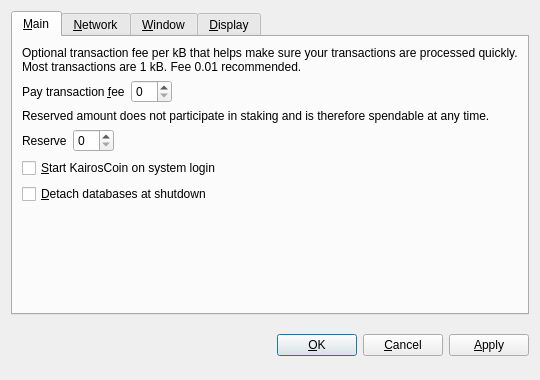
<?xml version="1.0" encoding="UTF-8"?>
<ui version="4.0">
 <class>OptionsDialog</class>
 <widget class="QDialog" name="OptionsDialog">
  <property name="geometry">
   <rect>
    <x>0</x>
    <y>0</y>
    <width>540</width>
    <height>380</height>
   </rect>
  </property>
  <property name="windowTitle">
   <string>Options</string>
  </property>
  <property name="modal">
   <bool>true</bool>
  </property>
  <layout class="QVBoxLayout" name="verticalLayout">
   <item>
    <widget class="QTabWidget" name="tabWidget">
     <property name="tabPosition">
      <enum>QTabWidget::North</enum>
     </property>
     <property name="currentIndex">
      <number>0</number>
     </property>
     <widget class="QWidget" name="tabMain">
      <attribute name="title">
       <string>&amp;Main</string>
      </attribute>
      <layout class="QVBoxLayout" name="verticalLayout_Main">
       <item>
        <widget class="QLabel" name="transactionFeeInfoLabel">
         <property name="text">
          <string>Optional transaction fee per kB that helps make sure your transactions are processed quickly. Most transactions are 1 kB. Fee 0.01 recommended.</string>
         </property>
         <property name="textFormat">
          <enum>Qt::PlainText</enum>
         </property>
         <property name="wordWrap">
          <bool>true</bool>
         </property>
        </widget>
       </item>
       <item>
        <layout class="QHBoxLayout" name="horizontalLayoutFee">
         <item>
          <widget class="QLabel" name="transactionFeeLabel">
           <property name="text">
            <string>Pay transaction &amp;fee</string>
           </property>
           <property name="textFormat">
            <enum>Qt::PlainText</enum>
           </property>
           <property name="buddy">
            <cstring>transactionFee</cstring>
           </property>
          </widget>
         </item>
         <item>
          <widget class="BitcoinAmountField" name="transactionFee"/>
         </item>
         <item>
          <spacer name="horizontalSpacerFee">
           <property name="orientation">
            <enum>Qt::Horizontal</enum>
           </property>
           <property name="sizeHint" stdset="0">
            <size>
             <width>40</width>
             <height>20</height>
            </size>
           </property>
          </spacer>
         </item>
        </layout>
       </item>
       <item>
        <widget class="QLabel" name="reserveBalanceInfoLabel">
         <property name="text">
          <string>Reserved amount does not participate in staking and is therefore spendable at any time.</string>
         </property>
         <property name="textFormat">
          <enum>Qt::PlainText</enum>
         </property>
         <property name="wordWrap">
          <bool>true</bool>
         </property>
        </widget>
       </item>
       <item>
        <layout class="QHBoxLayout" name="horizontalLayoutReserveBalance">
         <item>
          <widget class="QLabel" name="reserveBalanceLabel">
           <property name="text">
            <string>Reserve</string>
           </property>
           <property name="textFormat">
            <enum>Qt::PlainText</enum>
           </property>
           <property name="buddy">
            <cstring>reserveBalance</cstring>
           </property>
          </widget>
         </item>
         <item>
          <widget class="BitcoinAmountField" name="reserveBalance"/>
         </item>
         <item>
          <spacer name="horizontalSpacerReserveBalance">
           <property name="orientation">
            <enum>Qt::Horizontal</enum>
           </property>
           <property name="sizeHint" stdset="0">
            <size>
             <width>40</width>
             <height>20</height>
            </size>
           </property>
          </spacer>
         </item>
        </layout>
       </item>
       <item>
        <widget class="QCheckBox" name="bitcoinAtStartup">
         <property name="toolTip">
          <string>Automatically start KairosCoin after logging in to the system.</string>
         </property>
         <property name="text">
          <string>&amp;Start KairosCoin on system login</string>
         </property>
        </widget>
       </item>
       <item>
        <widget class="QCheckBox" name="detachDatabases">
         <property name="toolTip">
          <string>Detach block and address databases at shutdown. This means they can be moved to another data directory, but it slows down shutdown. The wallet is always detached.</string>
         </property>
         <property name="text">
          <string>&amp;Detach databases at shutdown</string>
         </property>
        </widget>
       </item>
       <item>
        <spacer name="verticalSpacer_Main">
         <property name="orientation">
          <enum>Qt::Vertical</enum>
         </property>
         <property name="sizeHint" stdset="0">
          <size>
           <width>20</width>
           <height>40</height>
          </size>
         </property>
        </spacer>
       </item>
      </layout>
     </widget>
     <widget class="QWidget" name="tabNetwork">
      <attribute name="title">
       <string>&amp;Network</string>
      </attribute>
      <layout class="QVBoxLayout" name="verticalLayout_Network">
       <item>
        <widget class="QCheckBox" name="mapPortUpnp">
         <property name="toolTip">
          <string>Automatically open the KairosCoin client port on the router. This only works when your router supports UPnP and it is enabled.</string>
         </property>
         <property name="text">
          <string>Map port using &amp;UPnP</string>
         </property>
        </widget>
       </item>
       <item>
        <widget class="QCheckBox" name="connectSocks">
         <property name="toolTip">
          <string>Connect to the KairosCoin network through a SOCKS proxy (e.g. when connecting through Tor).</string>
         </property>
         <property name="text">
          <string>&amp;Connect through SOCKS proxy:</string>
         </property>
        </widget>
       </item>
       <item>
        <layout class="QHBoxLayout" name="horizontalLayout_Network">
         <item>
          <widget class="QLabel" name="proxyIpLabel">
           <property name="text">
            <string>Proxy &amp;IP:</string>
           </property>
           <property name="textFormat">
            <enum>Qt::PlainText</enum>
           </property>
           <property name="buddy">
            <cstring>proxyIp</cstring>
           </property>
          </widget>
         </item>
         <item>
          <widget class="QValidatedLineEdit" name="proxyIp">
           <property name="maximumSize">
            <size>
             <width>140</width>
             <height>16777215</height>
            </size>
           </property>
           <property name="toolTip">
            <string>IP address of the proxy (e.g. 127.0.0.1)</string>
           </property>
          </widget>
         </item>
         <item>
          <widget class="QLabel" name="proxyPortLabel">
           <property name="text">
            <string>&amp;Port:</string>
           </property>
           <property name="textFormat">
            <enum>Qt::PlainText</enum>
           </property>
           <property name="buddy">
            <cstring>proxyPort</cstring>
           </property>
          </widget>
         </item>
         <item>
          <widget class="QLineEdit" name="proxyPort">
           <property name="maximumSize">
            <size>
             <width>55</width>
             <height>16777215</height>
            </size>
           </property>
           <property name="toolTip">
            <string>Port of the proxy (e.g. 9050)</string>
           </property>
          </widget>
         </item>
         <item>
          <widget class="QLabel" name="socksVersionLabel">
           <property name="text">
            <string>SOCKS &amp;Version:</string>
           </property>
           <property name="textFormat">
            <enum>Qt::PlainText</enum>
           </property>
           <property name="buddy">
            <cstring>socksVersion</cstring>
           </property>
          </widget>
         </item>
         <item>
          <widget class="QValueComboBox" name="socksVersion">
           <property name="toolTip">
            <string>SOCKS version of the proxy (e.g. 5)</string>
           </property>
          </widget>
         </item>
         <item>
          <spacer name="horizontalSpacer_Network">
           <property name="orientation">
            <enum>Qt::Horizontal</enum>
           </property>
           <property name="sizeHint" stdset="0">
            <size>
             <width>40</width>
             <height>20</height>
            </size>
           </property>
          </spacer>
         </item>
        </layout>
       </item>
       <item>
        <spacer name="verticalSpacer_Network">
         <property name="orientation">
          <enum>Qt::Vertical</enum>
         </property>
         <property name="sizeHint" stdset="0">
          <size>
           <width>20</width>
           <height>40</height>
          </size>
         </property>
        </spacer>
       </item>
      </layout>
     </widget>
     <widget class="QWidget" name="tabWindow">
      <attribute name="title">
       <string>&amp;Window</string>
      </attribute>
      <layout class="QVBoxLayout" name="verticalLayout_Window">
       <item>
        <widget class="QCheckBox" name="minimizeToTray">
         <property name="toolTip">
          <string>Show only a tray icon after minimizing the window.</string>
         </property>
         <property name="text">
          <string>&amp;Minimize to the tray instead of the taskbar</string>
         </property>
        </widget>
       </item>
       <item>
        <widget class="QCheckBox" name="minimizeOnClose">
         <property name="toolTip">
          <string>Minimize instead of exit the application when the window is closed. When this option is enabled, the application will be closed only after selecting Quit in the menu.</string>
         </property>
         <property name="text">
          <string>M&amp;inimize on close</string>
         </property>
        </widget>
       </item>
       <item>
        <spacer name="verticalSpacer_Window">
         <property name="orientation">
          <enum>Qt::Vertical</enum>
         </property>
         <property name="sizeHint" stdset="0">
          <size>
           <width>20</width>
           <height>40</height>
          </size>
         </property>
        </spacer>
       </item>
      </layout>
     </widget>
     <widget class="QWidget" name="tabDisplay">
      <attribute name="title">
       <string>&amp;Display</string>
      </attribute>
      <layout class="QVBoxLayout" name="verticalLayout_Display">
       <item>
        <layout class="QHBoxLayout" name="horizontalLayout_1_Display">
         <item>
          <widget class="QLabel" name="langLabel">
           <property name="text">
            <string>User Interface &amp;language:</string>
           </property>
           <property name="textFormat">
            <enum>Qt::PlainText</enum>
           </property>
           <property name="buddy">
            <cstring>lang</cstring>
           </property>
          </widget>
         </item>
         <item>
          <widget class="QValueComboBox" name="lang">
           <property name="toolTip">
            <string>The user interface language can be set here. This setting will take effect after restarting KairosCoin.</string>
           </property>
          </widget>
         </item>
        </layout>
       </item>
       <item>
        <layout class="QHBoxLayout" name="horizontalLayout_2_Display">
         <item>
          <widget class="QLabel" name="unitLabel">
           <property name="text">
            <string>&amp;Unit to show amounts in:</string>
           </property>
           <property name="textFormat">
            <enum>Qt::PlainText</enum>
           </property>
           <property name="buddy">
            <cstring>unit</cstring>
           </property>
          </widget>
         </item>
         <item>
          <widget class="QValueComboBox" name="unit">
           <property name="toolTip">
            <string>Choose the default subdivision unit to show in the interface and when sending coins.</string>
           </property>
          </widget>
         </item>
        </layout>
       </item>
       <item>
        <widget class="QCheckBox" name="displayAddresses">
         <property name="toolTip">
          <string>Whether to show KairosCoin addresses in the transaction list or not.</string>
         </property>
         <property name="text">
          <string>&amp;Display addresses in transaction list</string>
         </property>
        </widget>
       </item>
       <item>
        <widget class="QCheckBox" name="coinControlFeatures">
         <property name="toolTip">
          <string>Whether to show coin control features or not.</string>
         </property>
         <property name="text">
          <string>Display coin &amp;control features (experts only!)</string>
         </property>
        </widget>
       </item>
       <item>
        <spacer name="verticalSpacer_Display">
         <property name="orientation">
          <enum>Qt::Vertical</enum>
         </property>
         <property name="sizeHint" stdset="0">
          <size>
           <width>20</width>
           <height>40</height>
          </size>
         </property>
        </spacer>
       </item>
      </layout>
     </widget>
    </widget>
   </item>
   <item>
    <layout class="QHBoxLayout" name="horizontalLayout_Buttons">
     <item>
      <spacer name="horizontalSpacer_1">
       <property name="orientation">
        <enum>Qt::Horizontal</enum>
       </property>
       <property name="sizeHint" stdset="0">
        <size>
         <width>40</width>
         <height>48</height>
        </size>
       </property>
      </spacer>
     </item>
     <item>
      <widget class="QLabel" name="statusLabel">
       <property name="font">
        <font>
         <weight>75</weight>
         <bold>true</bold>
        </font>
       </property>
       <property name="text">
        <string/>
       </property>
       <property name="textFormat">
        <enum>Qt::PlainText</enum>
       </property>
       <property name="wordWrap">
        <bool>true</bool>
       </property>
      </widget>
     </item>
     <item>
      <spacer name="horizontalSpacer_2">
       <property name="orientation">
        <enum>Qt::Horizontal</enum>
       </property>
       <property name="sizeHint" stdset="0">
        <size>
         <width>40</width>
         <height>48</height>
        </size>
       </property>
      </spacer>
     </item>
     <item>
      <widget class="QPushButton" name="okButton">
       <property name="text">
        <string>&amp;OK</string>
       </property>
      </widget>
     </item>
     <item>
      <widget class="QPushButton" name="cancelButton">
       <property name="text">
        <string>&amp;Cancel</string>
       </property>
       <property name="autoDefault">
        <bool>false</bool>
       </property>
      </widget>
     </item>
     <item>
      <widget class="QPushButton" name="applyButton">
       <property name="text">
        <string>&amp;Apply</string>
       </property>
       <property name="autoDefault">
        <bool>false</bool>
       </property>
      </widget>
     </item>
    </layout>
   </item>
  </layout>
 </widget>
 <customwidgets>
  <customwidget>
   <class>BitcoinAmountField</class>
   <extends>QSpinBox</extends>
   <header>bitcoinamountfield.h</header>
  </customwidget>
  <customwidget>
   <class>QValueComboBox</class>
   <extends>QComboBox</extends>
   <header>qvaluecombobox.h</header>
  </customwidget>
  <customwidget>
   <class>QValidatedLineEdit</class>
   <extends>QLineEdit</extends>
   <header>qvalidatedlineedit.h</header>
  </customwidget>
 </customwidgets>
 <resources/>
 <connections/>
</ui>
